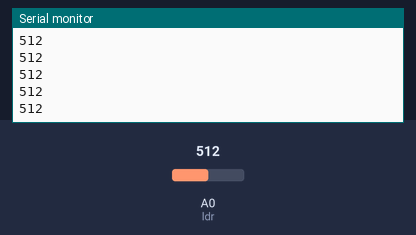
The sketch below on a simulated Arduino Uno, built with avr-gcc and run on an emulated ATmega328P. On the bench: the last lines printed to the serial monitor. The test bench sets the inputs (shaded band); at power-on: A0 (ldr) = 512.

Above: at 1.2 s.
1.3 s: A0 (ldr) set to 716
At 1.68 s:
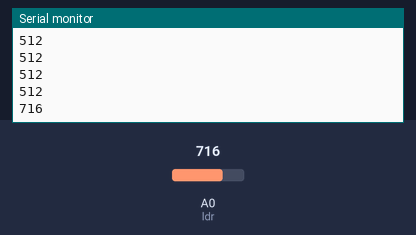
2.8 s: A0 (ldr) set to 900
At 2.93 s:
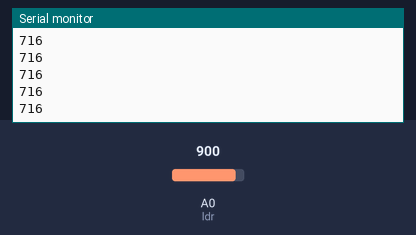
Timing chart, 0 to 5.8 s (numbered marks = the images above; inputs shaded):
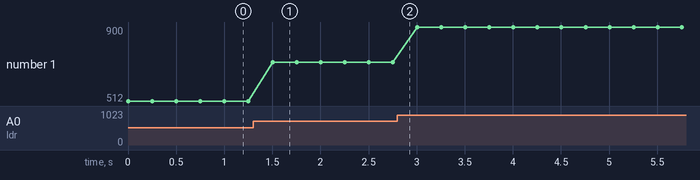

Measured:
- after the input at 1.3 s, the serial monitor: prints a new line after 0.20 s (image 1)
- plotted number 1: 512 → 716 after the input at 1.3 s, 716 → 900 after the input at 2.8 s

The sketch:

ldr_test0.ino
```cpp
const int ldr = 0;    //A0 assigned as LDR pin.
int value = 0;        //Store values from LDR.

void setup()
{
  Serial.begin(9600);   //Fix serial baud rate at 9600bps
}

void loop()
{
  value = analogRead(ldr);    //Read the analog values from LDR.
  Serial.println(value);      //Print to serial monitor.
  delay(250);                 //Delay of 250 milliseconds (1/4th of a second).
}
```
